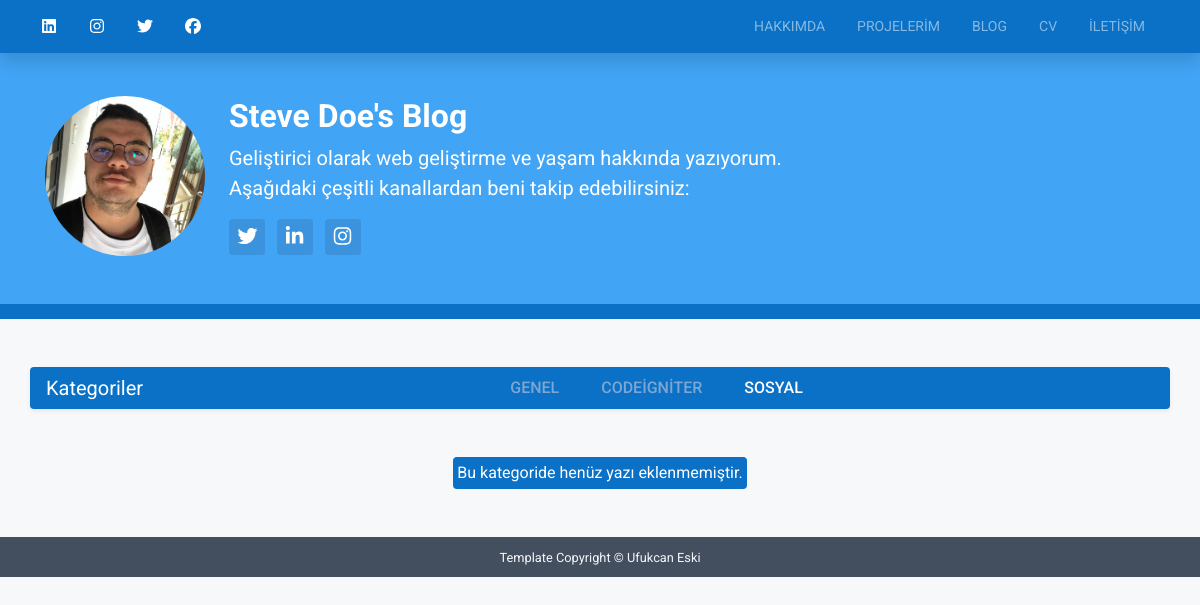
Page /kategori/sosyal on the committed database.
### tables this page shows
CREATE TABLE IF NOT EXISTS `sosyalmedya` (
  `id` int NOT NULL AUTO_INCREMENT,
  `title` varchar(254) NOT NULL,
  `sef` varchar(254) NOT NULL,
  `url` varchar(254) NOT NULL,
  `durum` int NOT NULL,
  PRIMARY KEY (`id`)
);

CREATE TABLE IF NOT EXISTS `kategoriler` (
  `id` int NOT NULL AUTO_INCREMENT,
  `title` varchar(254) NOT NULL,
  `sef` varchar(254) NOT NULL,
  PRIMARY KEY (`id`)
);

### application/controllers/Anasayfa.php (called while the page is built, shortened)
<?php
class Anasayfa extends CI_Controller {
	public function kategoriler($id)
	{
		$data['baslikcek'] = $id;
		$kategoriler = kategoriliste();
		$data['kategoriler'] = $kategoriler;
		$bilgi = $this->vt->kategorilistele($id);
		$data['bilgi'] = $bilgi;
		$kategori404 = $this->vt->kategori404($id);
		$kategori404katsef = $kategori404->sef;
		if ($bilgi || $kategori404katsef) {
			$this->load->view('front/kategoriler',$data);
		} else {
			redirect('404');
		}
	}
}

### index.php (called while the page is built, shortened)
<?php
require_once BASEPATH.'core/CodeIgniter.php';

### application/models/Vt.php (called while the page is built, shortened)
<?php
class Vt extends CI_Model {
    function kategorilistele($id)
    {
        $sonuc = $this->db->select('*')->from('bloglar')->where('katsef',$id)->order_by('id','desc')->get()->result();
        return $sonuc;
    }
 }

### application/views/front/kategoriler.php (the view, shortened to what this page needs)
<?php $this->load->view('front/include/header'); ?>
           <div class="header-intro theme-bg-primary text-white py-5">
                <div class="container position-relative">
                    <div class="media flex-column flex-md-row">
                        <img class="profile-medium d-inline-block rounded-circle mr-md-4 align-self-center mb-2 mb-lg-0" src="<?php echo base_url('assets/front/'); ?>img/profile.jpeg" alt="">
                        <div class="media-body align-self-center">
                            <h2 class="page-heading mb-2">Steve Doe's Blog</h2>
                            <div class="page-heading-tagline mb-3">Geliştirici olarak web geliştirme ve yaşam hakkında yazıyorum. <br class="d-lg-block d-none">Aşağıdaki çeşitli kanallardan beni takip edebilirsiniz:</div>
                            <ul class="social-list-square list-inline mb-0">
                                <li class="list-inline-item mb-3 mb-lg-0"><a href="https://twitter.com/UfukcanEski" target="_blank"><i class="fab fa-twitter fa-fw text-white"></i></a></li>
                                <li class="list-inline-item mb-3 mb-lg-0"><a href="https://www.linkedin.com/in/ufukcaneski/" target="_blank"><i class="fab fa-linkedin-in fa-fw text-white"></i></a></li>
                                <li class="list-inline-item mb-3 mb-lg-0"><a href="https://instagram.com/ufukcane" target="_blank"><i class="fab fa-instagram fa-fw text-white"></i></a></li>
                            </ul>
                        </div>
                    </div>
                </div>
            </div>
        </header>
<div style="height: 15px" class="w-100 theme-bg-primary-darken mb-5"></div>
<nav class="shadow-sm rounded container navbar navbar-expand-lg navbar-dark theme-bg-primary-darken position-relative p-0 pl-3">
                        <span class="navbar-brand">Kategoriler</span>
					<div class="collapse navbar-collapse text-uppercase" id="menu">
						<ul class="navbar-nav ml-lg-auto mx-auto">
                        <?php foreach($kategoriler as $kategoriler) { ?>
							<li id="<?php echo $kategoriler->sef; ?>" class="nav-item mr-lg-3">
							    <a class="kategori" style="<?php echo activek($kategoriler->sef); ?>" href="<?php echo base_url('kategori/'.$kategoriler->sef); ?>"><?php echo $kategoriler->title; ?></a>
							</li>
							<?php } ?>
						</ul>
					</div>
				</nav>
<section class="section pt-5">
            <div class="container blog-cards">
                <div class="row veri">
                <?php if($bilgi) { foreach($bilgi as $bilgi) { $id = $bilgi->id; $katid = $bilgi->katid;  ?>
                    <div class="col-12 col-md-6 col-lg-4 mb-5">
                        <div class="card rounded-0 border-0 shadow-sm eq-height">
                            <div class="card-img-container position-relative">
                                <img style="height: 136px" class="card-img-top rounded-0" src="<?php echo base_url($bilgi->resim); ?>" alt="">
                                <div class="card-img-overlay overlay-mask text-center p-0">
                                    <div class="overlay-mask-content text-center w-100 position-absolute">
                                        <a class="btn btn-primary" href="<?php echo base_url('blog/'.$bilgi->sef); ?>">Daha Fazla Oku</a>
                                    </div>
                                    <a class="overlay-mask-link position-absolute w-100 h-100" href="<?php echo base_url('blog/'.$bilgi->sef); ?>"></a>
                                </div>
                            </div>
                            <div class="card-body pb-4">
                                <h4 class="card-title mb-2"><a href="<?php echo base_url('blog/'.$bilgi->sef); ?>"><?php echo $bilgi->title; ?></a></h4>
                                <div class="card-text">
                                    <div class="excerpt"><?php echo html_entity_decode(word_limiter(strip_tags($bilgi->icerik),10)); ?></div>
                                </div>
                            </div>
                            <div class="card-footer border-0">
                                <ul class="meta list-inline mb-0">
                                    <li class="list-inline-item mr-3"><i class="far fa-clock mr-2"></i><?php echo tarih($bilgi->tarih); ?></li>
                                    <li class="list-inline-item"><i class="fas fa-comment mr-2"></i><a href="<?php echo base_url('blog/'.$bilgi->sef); ?>#disqus_thread"></a></li>
                                </ul>
                            </div>
                        </div>
                    </div>
                    <?php } } else { ?>
                        <div class="col-12 d-flex justify-content-center mb-5"><span class="text-white theme-bg-primary-darken rounded p-1">Bu kategoride henüz yazı eklenmemiştir.</span></div>
                  <?php  } ?>
                </div>
            </div>
        </section>

### application/views/front/include/header.php (shortened to what this page needs)
<!DOCTYPE html>
<html lang="tr">
<head>
    <link rel="stylesheet" href="<?php echo base_url('assets/front/'); ?>css/flickity.min.css">
	<link id="theme-style" rel="stylesheet" href="<?php echo base_url('assets/front/'); ?>css/theme-1.css">
	<link rel="stylesheet" href="https://cdnjs.cloudflare.com/ajax/libs/Swiper/4.4.1/css/swiper.min.css">
   <link rel="stylesheet" href="https://use.fontawesome.com/releases/v5.0.13/css/all.css">
<link rel="stylesheet" href="<?php echo base_url('assets/front/plugins/prismjs/') ?>prism.css">
</head>
<body style="background-color: #f7f8fa">
    <header class="header" id="blog-post-top">
        <div style="z-index: 99; position: fixed; top:0" class="top-bar theme-bg-primary-darken w-100 shadow">
            <div class="container-fluid">
				<nav class="navbar navbar-expand-lg navbar-dark">
                <ul class="social-list list-inline mb-0">
                <?php foreach (sosyalmedya() as $sosyalmedya) { ?>
                  <li class="list-inline-item"><a class="text-white" href="https://<?php echo $sosyalmedya->sef; ?>.com/<?php echo ($sosyalmedya->sef == "linkedin")?"in/".$sosyalmedya->url:$sosyalmedya->url; ?>" target="_blank"><i class="fab fa-<?php echo $sosyalmedya->sef; ?> fa-fw"></i></a></li>
                    <?php } ?>
                </ul>
					<div class="collapse navbar-collapse text-uppercase" id="navigation">
						<ul class="navbar-nav ml-lg-auto">
							<li class="nav-item <?php activea(''); ?> mr-lg-3">
							    <a class="nav-link" href="<?php echo base_url(); ?>">Hakkımda</a>
							</li>
							<li class="nav-item <?php activea('projects'); ?> mr-lg-3">
							   <a class="nav-link" href="<?php echo base_url('projects'); ?>">Projelerim</a>
							</li>
							<li class="nav-item <?php activea('blog'); ?> mr-lg-3">
							    <a class="nav-link" href="<?php echo base_url('blog'); ?>">Blog</a>
							</li>
							<li class="nav-item <?php activea('resume'); ?> mr-lg-3">
							    <a class="nav-link" href="<?php echo base_url('resume'); ?>">CV</a>
							</li>
							<li class="nav-item <?php activea('contact'); ?> mr-lg-3">
							    <a class="nav-link" href="<?php echo base_url('contact'); ?>">İletişim</a>
							</li>
						</ul>
					</div>
				</nav>
            </div>
        </div>

### rows in the picture
kategoriler: title "GENEL"
kategoriler: title "CODEIGNITER"
kategoriler: title "SOSYAL"
